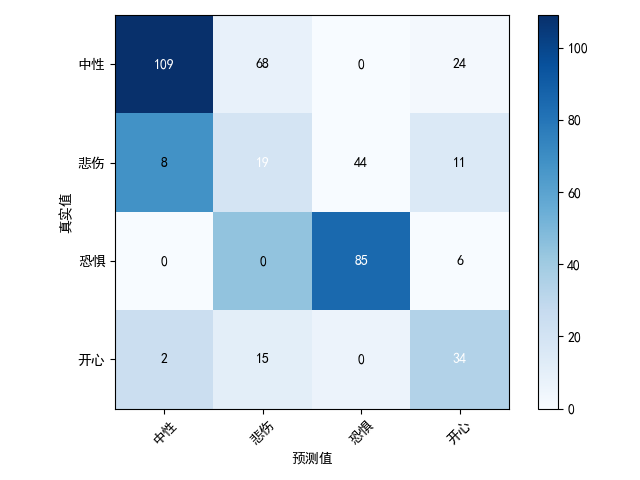
#> input picture image_class-master/Confusion_Matrix/num1.png, 640 x 480 px, found by its file name
$ python pic_fusion.py
#> lines starting #> are read from the running program, lines starting #| are printed output that depends on the picture
import cv2
import matplotlib.pyplot  as plt

#实际应用代码

#img1
img1 = cv2.imread('E:\\image_class-master\\Confusion_Matrix\\num1.png',
                  cv2.IMREAD_COLOR)
#> img1 is the input picture: shape (480, 640, 3); mean B, G, R 237.7, 226.7, 213.7
img2 = cv2.imread('E:\\image_class-master\\Confusion_Matrix\\num2.png',
                  cv2.IMREAD_COLOR)
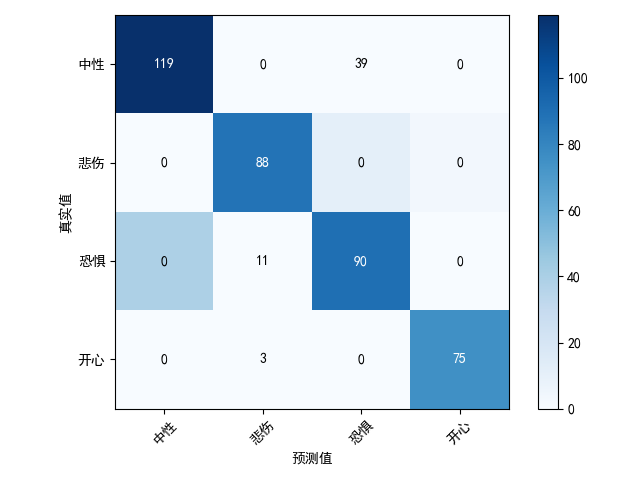
#> input picture image_class-master/Confusion_Matrix/num2.png, 640 x 480 px, found by its file name
#> img2 is the input picture: shape (480, 640, 3); mean B, G, R 238, 227, 214.3
img3 = cv2.imread('E:\\image_class-master\\Confusion_Matrix\\num3.png',
                  cv2.IMREAD_COLOR)
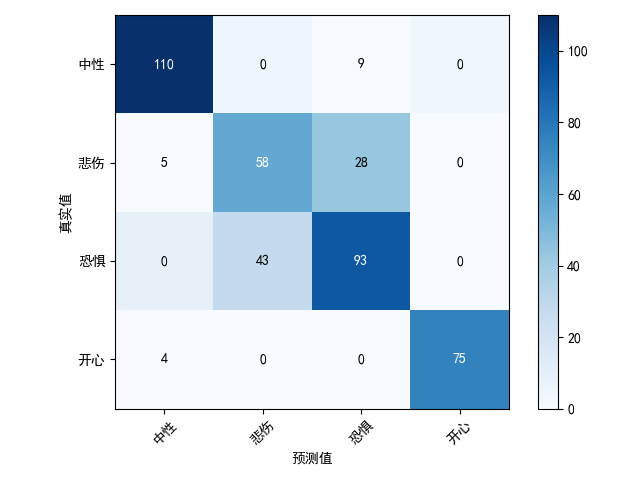
#> input picture image_class-master/Confusion_Matrix/num3.png, 640 x 480 px, found by its file name
#> img3 is the input picture: shape (480, 640, 3); mean B, G, R 237.2, 226, 212.7
img4 = cv2.imread('E:\\image_class-master\\Confusion_Matrix\\num4.png',
                  cv2.IMREAD_COLOR)
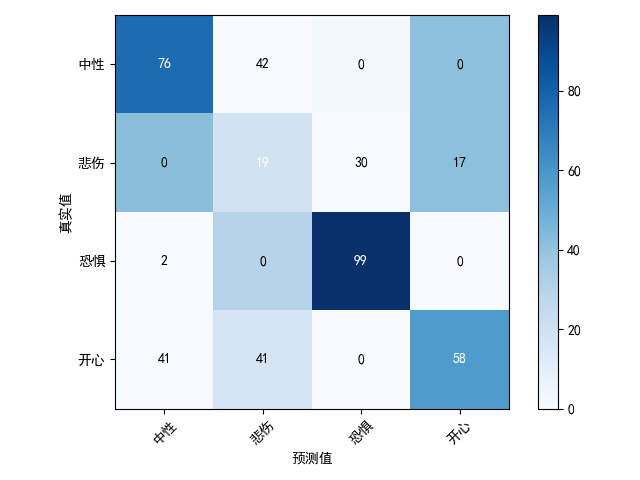
#> input picture image_class-master/Confusion_Matrix/num4.png, 640 x 480 px, found by its file name
#> img4 is the input picture: shape (480, 640, 3); mean B, G, R 236.7, 225, 209.9

img1 = cv2.cvtColor(img1, cv2.COLOR_BGR2RGB)
img2 = cv2.cvtColor(img2, cv2.COLOR_BGR2RGB)
img3 = cv2.cvtColor(img3, cv2.COLOR_BGR2RGB)
img4 = cv2.cvtColor(img4, cv2.COLOR_BGR2RGB)

# plt.rcParams两行是用于解决标签不能显示汉字的问题
plt.rcParams['font.sans-serif'] = ['SimHei']
plt.rcParams['axes.unicode_minus'] = False
plt.figure(figsize=(10,8),dpi=50)
plt.subplot(2, 2, 1)
plt.title("编号1")
plt.imshow(img1)

plt.subplot(2, 2, 2)
plt.title("编号2")
plt.imshow(img2)

plt.subplot(2, 2, 3)
plt.title("编号3")
plt.imshow(img2)

plt.subplot(2, 2, 4)
plt.title("编号4")
plt.imshow(img2)

plt.savefig('pingjie.png')
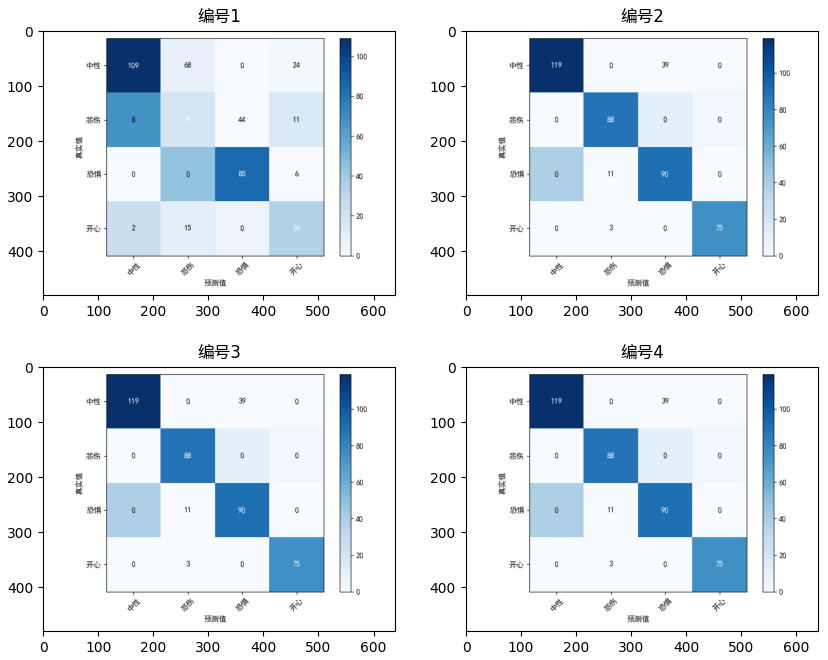
#> figure drawn by matplotlib, 4 panels
plt.show()
